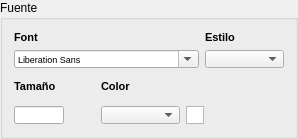
           <widget class="QGroupBox" name="groupBox_5">
            <property name="sizePolicy">
             <sizepolicy hsizetype="Fixed" vsizetype="Fixed">
              <horstretch>0</horstretch>
              <verstretch>0</verstretch>
             </sizepolicy>
            </property>
            <property name="maximumSize">
             <size>
              <width>300</width>
              <height>16777215</height>
             </size>
            </property>
            <property name="title">
             <string>Fuente</string>
            </property>
            <layout class="QVBoxLayout" name="verticalLayout_4">
             <item>
              <layout class="QHBoxLayout" name="horizontalLayout_3">
               <item>
                <layout class="QVBoxLayout" name="verticalLayout_9">
                 <item>
                  <widget class="QLabel" name="label_22">
                   <property name="sizePolicy">
                    <sizepolicy hsizetype="Preferred" vsizetype="Preferred">
                     <horstretch>0</horstretch>
                     <verstretch>0</verstretch>
                    </sizepolicy>
                   </property>
                   <property name="font">
                    <font>
                     <pointsize>8</pointsize>
                     <weight>75</weight>
                     <bold>true</bold>
                    </font>
                   </property>
                   <property name="text">
                    <string>Font</string>
                   </property>
                  </widget>
                 </item>
                 <item>
                  <widget class="QFontComboBox" name="m_Fuente">
                   <property name="sizePolicy">
                    <sizepolicy hsizetype="Preferred" vsizetype="Preferred">
                     <horstretch>0</horstretch>
                     <verstretch>0</verstretch>
                    </sizepolicy>
                   </property>
                   <property name="minimumSize">
                    <size>
                     <width>0</width>
                     <height>18</height>
                    </size>
                   </property>
                   <property name="maximumSize">
                    <size>
                     <width>250</width>
                     <height>18</height>
                    </size>
                   </property>
                   <property name="font">
                    <font>
                     <pointsize>7</pointsize>
                    </font>
                   </property>
                  </widget>
                 </item>
                </layout>
               </item>
               <item>
                <layout class="QVBoxLayout" name="verticalLayout_11">
                 <item>
                  <widget class="QLabel" name="label_23">
                   <property name="sizePolicy">
                    <sizepolicy hsizetype="Preferred" vsizetype="Preferred">
                     <horstretch>0</horstretch>
                     <verstretch>0</verstretch>
                    </sizepolicy>
                   </property>
                   <property name="font">
                    <font>
                     <pointsize>8</pointsize>
                     <weight>75</weight>
                     <bold>true</bold>
                    </font>
                   </property>
                   <property name="text">
                    <string>Estilo</string>
                   </property>
                  </widget>
                 </item>
                 <item>
                  <widget class="QComboBox" name="m_Estilo">
                   <property name="sizePolicy">
                    <sizepolicy hsizetype="Expanding" vsizetype="Preferred">
                     <horstretch>4</horstretch>
                     <verstretch>0</verstretch>
                    </sizepolicy>
                   </property>
                   <property name="minimumSize">
                    <size>
                     <width>0</width>
                     <height>18</height>
                    </size>
                   </property>
                   <property name="maximumSize">
                    <size>
                     <width>16777215</width>
                     <height>18</height>
                    </size>
                   </property>
                   <property name="font">
                    <font>
                     <pointsize>10</pointsize>
                    </font>
                   </property>
                  </widget>
                 </item>
                </layout>
               </item>
              </layout>
             </item>
             <item>
              <layout class="QGridLayout" name="gridLayout_8">
               <item row="0" column="0">
                <widget class="QLabel" name="label_24">
                 <property name="sizePolicy">
                  <sizepolicy hsizetype="Expanding" vsizetype="Preferred">
                   <horstretch>0</horstretch>
                   <verstretch>0</verstretch>
                  </sizepolicy>
                 </property>
                 <property name="font">
                  <font>
                   <pointsize>8</pointsize>
                   <weight>75</weight>
                   <bold>true</bold>
                  </font>
                 </property>
                 <property name="text">
                  <string>Tamaño </string>
                 </property>
                 <property name="alignment">
                  <set>Qt::AlignLeading|Qt::AlignLeft|Qt::AlignVCenter</set>
                 </property>
                </widget>
               </item>
               <item row="0" column="1">
                <widget class="QLabel" name="lbl_ColorCampo">
                 <property name="sizePolicy">
                  <sizepolicy hsizetype="Preferred" vsizetype="Preferred">
                   <horstretch>0</horstretch>
                   <verstretch>0</verstretch>
                  </sizepolicy>
                 </property>
                 <property name="minimumSize">
                  <size>
                   <width>0</width>
                   <height>25</height>
                  </size>
                 </property>
                 <property name="font">
                  <font>
                   <pointsize>8</pointsize>
                   <weight>75</weight>
                   <bold>true</bold>
                  </font>
                 </property>
                 <property name="text">
                  <string>Color</string>
                 </property>
                 <property name="alignment">
                  <set>Qt::AlignLeading|Qt::AlignLeft|Qt::AlignVCenter</set>
                 </property>
                </widget>
               </item>
               <item row="1" column="1">
                <layout class="QHBoxLayout" name="horizontalLayout_11">
                 <item>
                  <widget class="QComboBox" name="m_ColorCampo">
                   <property name="sizePolicy">
                    <sizepolicy hsizetype="Preferred" vsizetype="Preferred">
                     <horstretch>0</horstretch>
                     <verstretch>0</verstretch>
                    </sizepolicy>
                   </property>
                   <property name="minimumSize">
                    <size>
                     <width>0</width>
                     <height>18</height>
                    </size>
                   </property>
                   <property name="maximumSize">
                    <size>
                     <width>100</width>
                     <height>18</height>
                    </size>
                   </property>
                   <property name="font">
                    <font>
                     <pointsize>10</pointsize>
                    </font>
                   </property>
                  </widget>
                 </item>
                 <item>
                  <widget class="QTextEdit" name="m_ColorSeleccionado">
                   <property name="sizePolicy">
                    <sizepolicy hsizetype="Expanding" vsizetype="Preferred">
                     <horstretch>0</horstretch>
                     <verstretch>0</verstretch>
                    </sizepolicy>
                   </property>
                   <property name="minimumSize">
                    <size>
                     <width>0</width>
                     <height>18</height>
                    </size>
                   </property>
                   <property name="maximumSize">
                    <size>
                     <width>18</width>
                     <height>18</height>
                    </size>
                   </property>
                   <property name="font">
                    <font>
                     <pointsize>7</pointsize>
                    </font>
                   </property>
                   <property name="verticalScrollBarPolicy">
                    <enum>Qt::ScrollBarAlwaysOff</enum>
                   </property>
                   <property name="tabChangesFocus">
                    <bool>true</bool>
                   </property>
                  </widget>
                 </item>
                </layout>
               </item>
               <item row="1" column="0">
                <widget class="QLineEdit" name="m_Tamano">
                 <property name="maximumSize">
                  <size>
                   <width>50</width>
                   <height>18</height>
                  </size>
                 </property>
                </widget>
               </item>
               <item row="1" column="2">
                <spacer name="horizontalSpacer_2">
                 <property name="orientation">
                  <enum>Qt::Horizontal</enum>
                 </property>
                 <property name="sizeHint" stdset="0">
                  <size>
                   <width>40</width>
                   <height>20</height>
                  </size>
                 </property>
                </spacer>
               </item>
              </layout>
             </item>
            </layout>
           </widget>
